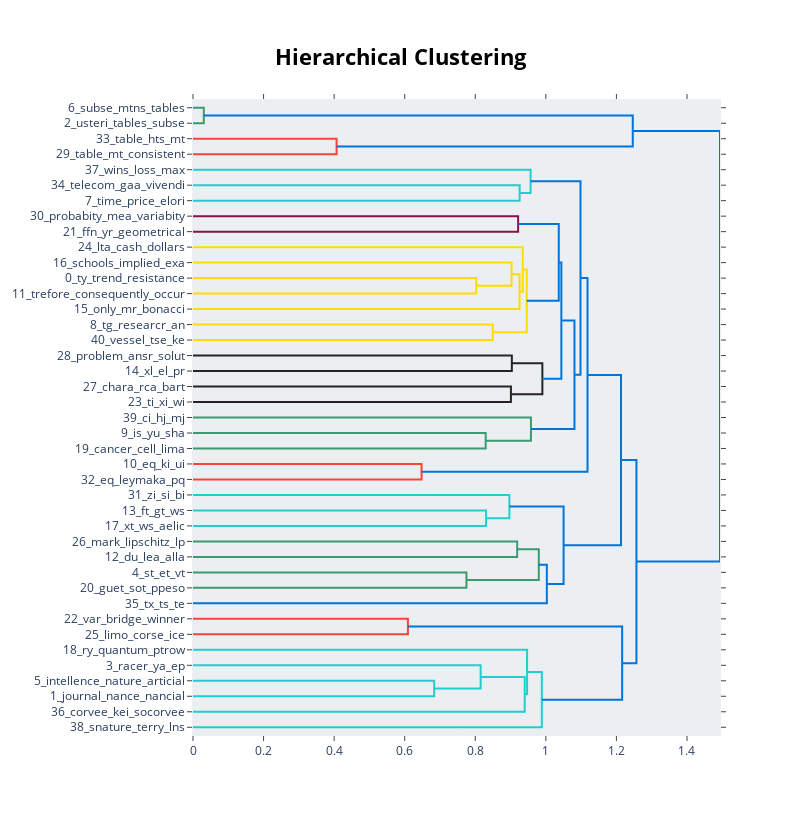

The code cell stored with this chart in its notebook:
### Code cell
model.visualize_hierarchy(top_n_topics=50, width=800)

### Figure 1 — Plotly figure (JSON) as saved in the notebook; plotly's stock layout.template omitted (floating-point values rounded to 4 significant figures)
{"data": [{"hoverinfo": "text", "marker": {"color": "rgb(61,153,112)"}, "mode": "lines", "type": "scatter", "x": [0, 0.03061, 0.03061, 0], "xaxis": "x", "y": [-5, -5, -15, -15], "yaxis": "y"}, {"hoverinfo": "text", "marker": {"color": "rgb(255,65,54)"}, "mode": "lines", "type": "scatter", "x": [0, 0.4069, 0.4069, 0], "xaxis": "x", "y": [-25, -25, -35, -35], "yaxis": "y"}, {"hoverinfo": "text", "marker": {"color": "rgb(0,116,217)"}, "mode": "lines", "type": "scatter", "x": [0.03061, 1.246, 1.246, 0.4069], "xaxis": "x", "y": [-10, -10, -30, -30], "yaxis": "y"}, {"hoverinfo": "text", "marker": {"color": "rgb(35,205,205)"}, "mode": "lines", "type": "scatter", "x": [0, 0.9258, 0.9258, 0], "xaxis": "x", "y": [-55, -55, -65, -65], "yaxis": "y"}, {"hoverinfo": "text", "marker": {"color": "rgb(35,205,205)"}, "mode": "lines", "type": "scatter", "x": [0, 0.9567, 0.9567, 0.9258], "xaxis": "x", "y": [-45, -45, -60, -60], "yaxis": "y"}, {"hoverinfo": "text", "marker": {"color": "rgb(133,20,75)"}, "mode": "lines", "type": "scatter", "x": [0, 0.9214, 0.9214, 0], "xaxis": "x", "y": [-75, -75, -85, -85], "yaxis": "y"}, {"hoverinfo": "text", "marker": {"color": "rgb(255,220,0)"}, "mode": "lines", "type": "scatter", "x": [0, 0.8027, 0.8027, 0], "xaxis": "x", "y": [-115, -115, -125, -125], "yaxis": "y"}, {"hoverinfo": "text", "marker": {"color": "rgb(255,220,0)"}, "mode": "lines", "type": "scatter", "x": [0, 0.9028, 0.9028, 0.8027], "xaxis": "x", "y": [-105, -105, -120, -120], "yaxis": "y"}, {"hoverinfo": "text", "marker": {"color": "rgb(255,220,0)"}, "mode": "lines", "type": "scatter", "x": [0.9028, 0.9255, 0.9255, 0], "xaxis": "x", "y": [-112.5, -112.5, -135, -135], "yaxis": "y"}, {"hoverinfo": "text", "marker": {"color": "rgb(255,220,0)"}, "mode": "lines", "type": "scatter", "x": [0, 0.9344, 0.9344, 0.9255], "xaxis": "x", "y": [-95, -95, -123.8, -123.8], "yaxis": "y"}, {"hoverinfo": "text", "marker": {"color": "rgb(255,220,0)"}, "mode": "lines", "type": "scatter", "x": [0, 0.8494, 0.8494, 0], "xaxis": "x", "y": [-145, -145, -155, -155], "yaxis": "y"}, {"hoverinfo": "text", "marker": {"color": "rgb(255,220,0)"}, "mode": "lines", "type": "scatter", "x": [0.9344, 0.9458, 0.9458, 0.8494], "xaxis": "x", "y": [-109.4, -109.4, -150, -150], "yaxis": "y"}, {"hoverinfo": "text", "marker": {"color": "rgb(0,116,217)"}, "mode": "lines", "type": "scatter", "x": [0.9214, 1.037, 1.037, 0.9458], "xaxis": "x", "y": [-80, -80, -129.7, -129.7], "yaxis": "y"}, {"hoverinfo": "text", "marker": {"color": "rgb(40,35,35)"}, "mode": "lines", "type": "scatter", "x": [0, 0.9036, 0.9036, 0], "xaxis": "x", "y": [-165, -165, -175, -175], "yaxis": "y"}, {"hoverinfo": "text", "marker": {"color": "rgb(40,35,35)"}, "mode": "lines", "type": "scatter", "x": [0, 0.901, 0.901, 0], "xaxis": "x", "y": [-185, -185, -195, -195], "yaxis": "y"}, {"hoverinfo": "text", "marker": {"color": "rgb(40,35,35)"}, "mode": "lines", "type": "scatter", "x": [0.9036, 0.9901, 0.9901, 0.901], "xaxis": "x", "y": [-170, -170, -190, -190], "yaxis": "y"}, {"hoverinfo": "text", "marker": {"color": "rgb(0,116,217)"}, "mode": "lines", "type": "scatter", "x": [1.037, 1.044, 1.044, 0.9901], "xaxis": "x", "y": [-104.8, -104.8, -180, -180], "yaxis": "y"}, {"hoverinfo": "text", "marker": {"color": "rgb(61,153,112)"}, "mode": "lines", "type": "scatter", "x": [0, 0.8295, 0.8295, 0], "xaxis": "x", "y": [-215, -215, -225, -225], "yaxis": "y"}, {"hoverinfo": "text", "marker": {"color": "rgb(61,153,112)"}, "mode": "lines", "type": "scatter", "x": [0, 0.9577, 0.9577, 0.8295], "xaxis": "x", "y": [-205, -205, -220, -220], "yaxis": "y"}, {"hoverinfo": "text", "marker": {"color": "rgb(0,116,217)"}, "mode": "lines", "type": "scatter", "x": [1.044, 1.081, 1.081, 0.9577], "xaxis": "x", "y": [-142.4, -142.4, -212.5, -212.5], "yaxis": "y"}, {"hoverinfo": "text", "marker": {"color": "rgb(0,116,217)"}, "mode": "lines", "type": "scatter", "x": [0.9567, 1.098, 1.098, 1.081], "xaxis": "x", "y": [-52.5, -52.5, -177.5, -177.5], "yaxis": "y"}, {"hoverinfo": "text", "marker": {"color": "rgb(255,65,54)"}, "mode": "lines", "type": "scatter", "x": [0, 0.6477, 0.6477, 0], "xaxis": "x", "y": [-235, -235, -245, -245], "yaxis": "y"}, {"hoverinfo": "text", "marker": {"color": "rgb(0,116,217)"}, "mode": "lines", "type": "scatter", "x": [1.098, 1.118, 1.118, 0.6477], "xaxis": "x", "y": [-115.0, -115.0, -240, -240], "yaxis": "y"}, {"hoverinfo": "text", "marker": {"color": "rgb(35,205,205)"}, "mode": "lines", "type": "scatter", "x": [0, 0.8306, 0.8306, 0], "xaxis": "x", "y": [-265, -265, -275, -275], "yaxis": "y"}, {"hoverinfo": "text", "marker": {"color": "rgb(35,205,205)"}, "mode": "lines", "type": "scatter", "x": [0, 0.8966, 0.8966, 0.8306], "xaxis": "x", "y": [-255, -255, -270, -270], "yaxis": "y"}, {"hoverinfo": "text", "marker": {"color": "rgb(61,153,112)"}, "mode": "lines", "type": "scatter", "x": [0, 0.9187, 0.9187, 0], "xaxis": "x", "y": [-285, -285, -295, -295], "yaxis": "y"}, {"hoverinfo": "text", "marker": {"color": "rgb(61,153,112)"}, "mode": "lines", "type": "scatter", "x": [0, 0.775, 0.775, 0], "xaxis": "x", "y": [-305, -305, -315, -315], "yaxis": "y"}, {"hoverinfo": "text", "marker": {"color": "rgb(61,153,112)"}, "mode": "lines", "type": "scatter", "x": [0.9187, 0.98, 0.98, 0.775], "xaxis": "x", "y": [-290, -290, -310, -310], "yaxis": "y"}, {"hoverinfo": "text", "marker": {"color": "rgb(0,116,217)"}, "mode": "lines", "type": "scatter", "x": [0.98, 1.003, 1.003, 0], "xaxis": "x", "y": [-300, -300, -325, -325], "yaxis": "y"}, {"hoverinfo": "text", "marker": {"color": "rgb(0,116,217)"}, "mode": "lines", "type": "scatter", "x": [0.8966, 1.05, 1.05, 1.003], "xaxis": "x", "y": [-262.5, -262.5, -312.5, -312.5], "yaxis": "y"}, {"hoverinfo": "text", "marker": {"color": "rgb(0,116,217)"}, "mode": "lines", "type": "scatter", "x": [1.118, 1.213, 1.213, 1.05], "xaxis": "x", "y": [-177.5, -177.5, -287.5, -287.5], "yaxis": "y"}, {"hoverinfo": "text", "marker": {"color": "rgb(255,65,54)"}, "mode": "lines", "type": "scatter", "x": [0, 0.6091, 0.6091, 0], "xaxis": "x", "y": [-335, -335, -345, -345], "yaxis": "y"}, {"hoverinfo": "text", "marker": {"color": "rgb(35,205,205)"}, "mode": "lines", "type": "scatter", "x": [0, 0.6836, 0.6836, 0], "xaxis": "x", "y": [-375, -375, -385, -385], "yaxis": "y"}, {"hoverinfo": "text", "marker": {"color": "rgb(35,205,205)"}, "mode": "lines", "type": "scatter", "x": [0, 0.8152, 0.8152, 0.6836], "xaxis": "x", "y": [-365, -365, -380, -380], "yaxis": "y"}, {"hoverinfo": "text", "marker": {"color": "rgb(35,205,205)"}, "mode": "lines", "type": "scatter", "x": [0.8152, 0.9401, 0.9401, 0], "xaxis": "x", "y": [-372.5, -372.5, -395, -395], "yaxis": "y"}, {"hoverinfo": "text", "marker": {"color": "rgb(35,205,205)"}, "mode": "lines", "type": "scatter", "x": [0, 0.9468, 0.9468, 0.9401], "xaxis": "x", "y": [-355, -355, -383.8, -383.8], "yaxis": "y"}, {"hoverinfo": "text", "marker": {"color": "rgb(35,205,205)"}, "mode": "lines", "type": "scatter", "x": [0.9468, 0.9886, 0.9886, 0], "xaxis": "x", "y": [-369.4, -369.4, -405, -405], "yaxis": "y"}, {"hoverinfo": "text", "marker": {"color": "rgb(0,116,217)"}, "mode": "lines", "type": "scatter", "x": [0.6091, 1.216, 1.216, 0.9886], "xaxis": "x", "y": [-340, -340, -387.2, -387.2], "yaxis": "y"}, {"hoverinfo": "text", "marker": {"color": "rgb(0,116,217)"}, "mode": "lines", "type": "scatter", "x": [1.213, 1.257, 1.257, 1.216], "xaxis": "x", "y": [-232.5, -232.5, -363.6, -363.6], "yaxis": "y"}, {"hoverinfo": "text", "marker": {"color": "rgb(0,116,217)"}, "mode": "lines", "type": "scatter", "x": [1.246, 1.494, 1.494, 1.257], "xaxis": "x", "y": [-20, -20, -298.0, -298.0], "yaxis": "y"}], "layout": {"autosize": false, "height": 815, "hoverlabel": {"bgcolor": "white", "font": {"family": "Rockwell", "size": 16}}, "hovermode": "closest", "plot_bgcolor": "#ECEFF1", "showlegend": false, "title": {"font": {"color": "Black", "size": 22}, "text": "<b>Hierarchical Clustering</b>", "x": 0.5, "xanchor": "center", "yanchor": "top"}, "width": 800, "xaxis": {"mirror": "allticks", "rangemode": "tozero", "showgrid": false, "showline": true, "showticklabels": true, "ticks": "outside", "type": "linear", "zeroline": false}, "yaxis": {"mirror": "allticks", "range": [-410, 0], "rangemode": "tozero", "showgrid": false, "showline": true, "showticklabels": true, "tickmode": "array", "ticks": "outside", "ticktext": ["6_subse_mtns_tables", "2_usteri_tables_subse", "33_table_hts_mt", "29_table_mt_consistent", "37_wins_loss_max", "34_telecom_gaa_vivendi", "7_time_price_elori", "30_probabity_mea_variabity", "21_ffn_yr_geometrical", "24_lta_cash_dollars", "16_schools_implied_exa", "0_ty_trend_resistance", "11_trefore_consequently_occur", "15_only_mr_bonacci", "8_tg_researcr_an", "40_vessel_tse_ke", "28_problem_ansr_solut", "14_xl_el_pr", "27_chara_rca_bart", "23_ti_xi_wi", "39_ci_hj_mj", "9_is_yu_sha", "19_cancer_cell_lima", "10_eq_ki_ui", "32_eq_leymaka_pq", "31_zi_si_bi", "13_ft_gt_ws", "17_xt_ws_aelic", "26_mark_lipschitz_lp", "12_du_lea_alla", "4_st_et_vt", "20_guet_sot_ppeso", "35_tx_ts_te", "22_var_bridge_winner", "25_limo_corse_ice", "18_ry_quantum_ptrow", "3_racer_ya_ep", "5_intellence_nature_articial", "1_journal_nance_nancial", "36_corvee_kei_socorvee", "38_snature_terry_lns"], "tickvals": [-5, -15, -25, -35, -45, -55, -65, -75, -85, -95, -105, -115, -125, -135, -145, -155, -165, -175, -185, -195, -205, -215, -225, -235, -245, -255, -265, -275, -285, -295, -305, -315, -325, -335, -345, -355, -365, -375, -385, -395, -405], "type": "linear", "zeroline": false}}}
